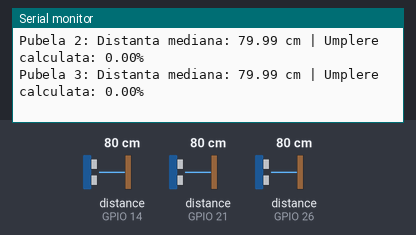
Bench run of a sketch on a simulated ESP32. Shown: the last lines printed to the serial monitor. Wiring (inferred from the names in the program): 3 × ultrasonic range finder: trigger GPIO 19, echo GPIO 21 / trigger GPIO 25, echo GPIO 26 / trigger GPIO 27, echo GPIO 14. The test bench sets the inputs (shaded band); at power-on: distance to the obstacle (sensors on GPIO 14, GPIO 21, GPIO 26) 80 cm. The echo pulse lasts 58.3 µs per cm; WiFi joins after 1.5 s; servers stay silent unless stated; uploads are accepted with an empty reply.

Above: at 3.7 s.
3.8 s: distance to the obstacle (sensor on GPIO 14) set to 2 cm
At 4.4 s:
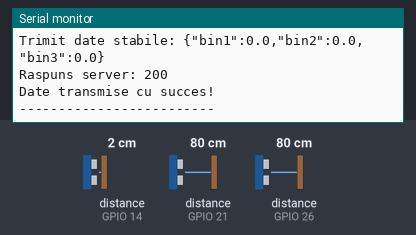
5.4 s: distance to the obstacle (sensor on GPIO 21) set to 2 cm
At 6.72 s:
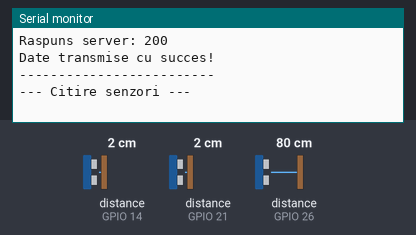
7.2 s: distance to the obstacle (sensor on GPIO 26) set to 2 cm
At 7.87 s:
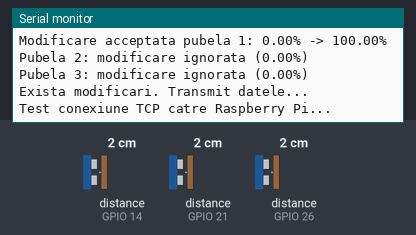
8.7 s: distance to the obstacle (sensor on GPIO 14) set to 4 cm
At 10.05 s:
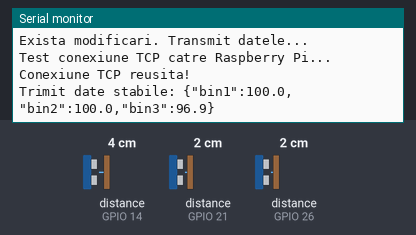
11.7 s: distance to the obstacle (sensor on GPIO 21) set to 4 cm
At 11.7 s:
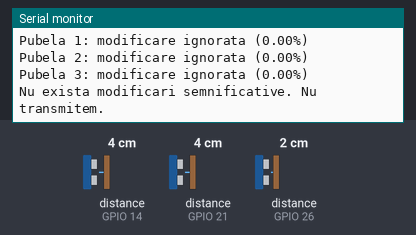
13.2 s: distance to the obstacle (sensor on GPIO 26) set to 4 cm
At 13.71 s:
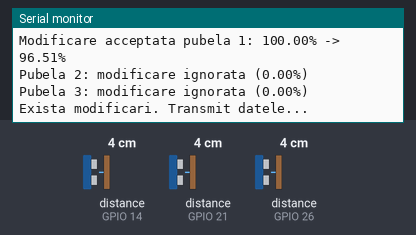
Timing chart, 0 to 15.7 s (numbered marks = the images above; inputs shaded):
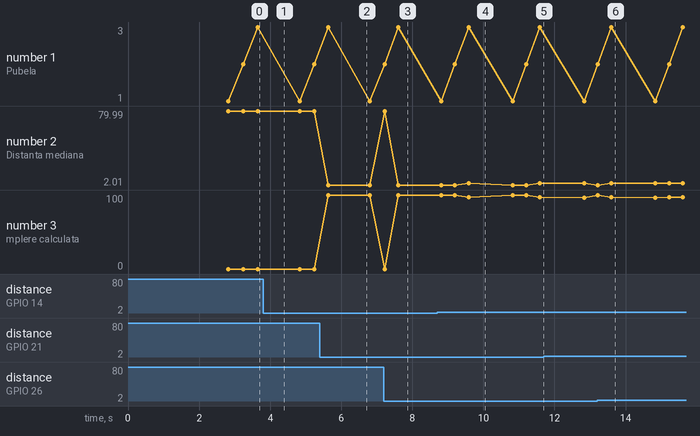

The sketch:

sensors.ino
```cpp
#include <WiFi.h>
#include <HTTPClient.h>
#include <math.h>

// Wi-Fi - Hotspot iPhone
const char* ssid = "";
const char* password = "";

// Raspberry Pi
const char* serverURL = "http://172.20.10.2:5000/api/sensors";
const char* serverIP = "172.20.10.2";
const int serverPort = 5000;

// Pinii senzorilor
const int TRIG_PINS[] = {19, 25, 27};
const int ECHO_PINS[] = {21, 26, 14};

const int NUM_SENSORS = 3;

// Calibrare individuala
const float EMPTY_DISTANCE_CM[] = {32.0, 36.0, 36.0};
const float FULL_DISTANCE_CM = 3.0;

// Filtrare
const int NUM_READINGS = 7;                  // 7 citiri per senzor
const int READING_INTERVAL_MS = 40;          // Pauza intre citiri
const float CHANGE_THRESHOLD = 3.0;          // Prag de 3 puncte procentuale

// Interval verificare senzori
const unsigned long SEND_INTERVAL = 2000;
unsigned long lastSend = 0;

// Distante si procente calculate
float distances[NUM_SENSORS];
float percentages[NUM_SENSORS];

// Ultimele valori stabile
float stablePercentages[NUM_SENSORS];
bool initialized[NUM_SENSORS] = {false, false, false};

// Indica daca exista modificari care trebuie transmise
bool pendingChanges = false;


// Conectare WiFi
bool connectWiFi() {
  WiFi.mode(WIFI_STA);
  WiFi.setSleep(false);

  Serial.println("\nConectare Wi-Fi...");
  WiFi.begin(ssid, password);

  int attempts = 0;

  while (WiFi.status() != WL_CONNECTED && attempts < 40) {
    Serial.print(".");
    delay(500);
    attempts++;
  }

  if (WiFi.status() == WL_CONNECTED) {
    Serial.println("\nWi-Fi conectat!");

    Serial.print("IP ESP32: ");
    Serial.println(WiFi.localIP());

    Serial.print("Gateway: ");
    Serial.println(WiFi.gatewayIP());

    Serial.print("Semnal Wi-Fi: ");
    Serial.print(WiFi.RSSI());
    Serial.println(" dBm");

    return true;
  }

  Serial.println("\nConectare Wi-Fi esuata!");
  return false;
}


// Calculeaza mediana unui set de valori
float calculateMedian(float values[], int count) {

  float sorted[NUM_READINGS];

  for (int i = 0; i < count; i++) {
    sorted[i] = values[i];
  }

  // Sortare crescatoare
  for (int i = 0; i < count - 1; i++) {
    for (int j = i + 1; j < count; j++) {

      if (sorted[i] > sorted[j]) {
        float aux = sorted[i];
        sorted[i] = sorted[j];
        sorted[j] = aux;
      }
    }
  }

  // Pentru 7 valori, mediana este valoarea din mijloc
  return sorted[count / 2];
}


// Citeste senzorul ultrasonic o singura data
float readSingleSensor(int index) {

  digitalWrite(TRIG_PINS[index], LOW);
  delayMicroseconds(2);

  digitalWrite(TRIG_PINS[index], HIGH);
  delayMicroseconds(10);
  digitalWrite(TRIG_PINS[index], LOW);

  long duration = pulseIn(ECHO_PINS[index], HIGH, 30000);

  if (duration == 0) {
    return -1;
  }

  return duration * 0.0343 / 2.0;
}


// Face mai multe citiri si returneaza mediana
float readFilteredSensor(int index) {

  float readings[NUM_READINGS];
  int validReadings = 0;

  for (int i = 0; i < NUM_READINGS; i++) {

    float distance = readSingleSensor(index);

    if (distance > 0) {
      readings[validReadings] = distance;
      validReadings++;
    }

    delay(READING_INTERVAL_MS);
  }

  // Avem nevoie de cel putin 4 citiri valide
  if (validReadings < 4) {
    return -1;
  }

  return calculateMedian(readings, validReadings);
}


// Calcul procent umplere
float calculatePercentage(float distance, int index) {

  float percentage =
      (EMPTY_DISTANCE_CM[index] - distance) /
      (EMPTY_DISTANCE_CM[index] - FULL_DISTANCE_CM) * 100.0;

  return constrain(percentage, 0.0, 100.0);
}


// Actualizeaza valorile stabile doar daca diferenta este suficienta
void updateStableValues() {

  for (int i = 0; i < NUM_SENSORS; i++) {

    // Prima citire valida initializeaza valoarea
    if (!initialized[i]) {

      stablePercentages[i] = percentages[i];
      initialized[i] = true;
      pendingChanges = true;

      Serial.print("Initializare pubela ");
      Serial.print(i + 1);
      Serial.print(": ");
      Serial.print(stablePercentages[i]);
      Serial.println("%");

    } else {

      float difference =
          fabs(percentages[i] - stablePercentages[i]);

      // Modificam valoarea doar daca diferenta este >= 3%
      if (difference >= CHANGE_THRESHOLD) {

        Serial.print("Modificare acceptata pubela ");
        Serial.print(i + 1);
        Serial.print(": ");
        Serial.print(stablePercentages[i]);
        Serial.print("% -> ");
        Serial.print(percentages[i]);
        Serial.println("%");

        stablePercentages[i] = percentages[i];
        pendingChanges = true;

      } else {

        Serial.print("Pubela ");
        Serial.print(i + 1);
        Serial.print(": modificare ignorata (");
        Serial.print(difference);
        Serial.println("%)");
      }
    }
  }
}


// Test conexiune TCP catre Raspberry Pi
bool testConnection() {

  WiFiClient client;

  Serial.println("\nTest conexiune TCP catre Raspberry Pi...");

  if (client.connect(serverIP, serverPort, 5000)) {
    Serial.println("Conexiune TCP reusita!");
    client.stop();
    return true;
  }

  Serial.println("Conexiune TCP esuata!");
  return false;
}


// Trimitere date catre Raspberry Pi
bool sendData() {

  if (WiFi.status() != WL_CONNECTED) {
    Serial.println("Wi-Fi deconectat!");
    return false;
  }

  if (!testConnection()) {
    Serial.println("Raspberry Pi nu este accesibil!");
    return false;
  }

  HTTPClient http;

  http.setConnectTimeout(5000);
  http.setTimeout(10000);

  if (!http.begin(serverURL)) {
    Serial.println("Initializare HTTP esuata!");
    return false;
  }

  http.addHeader("Content-Type", "application/json");

  // Trimitem valorile stabile, nu valorile brute
  String json = "{";
  json += "\"bin1\":" + String(stablePercentages[0], 1) + ",";
  json += "\"bin2\":" + String(stablePercentages[1], 1) + ",";
  json += "\"bin3\":" + String(stablePercentages[2], 1);
  json += "}";

  Serial.print("Trimit date stabile: ");
  Serial.println(json);

  int httpCode = http.POST(json);

  Serial.print("Raspuns server: ");
  Serial.println(httpCode);

  bool success = (httpCode >= 200 && httpCode < 300);

  if (httpCode > 0) {
    Serial.println(http.getString());
  } else {
    Serial.print("Eroare HTTP: ");
    Serial.println(http.errorToString(httpCode));
  }

  http.end();

  return success;
}


// Initializare
void setup() {

  Serial.begin(115200);
  delay(1000);

  Serial.println("\nPornire ESP32 cu 3 senzori si filtrare...");

  for (int i = 0; i < NUM_SENSORS; i++) {

    pinMode(TRIG_PINS[i], OUTPUT);
    pinMode(ECHO_PINS[i], INPUT);

    digitalWrite(TRIG_PINS[i], LOW);
  }

  connectWiFi();
}


// Bucla principala
void loop() {

  if (WiFi.status() != WL_CONNECTED) {

    Serial.println("\nWi-Fi deconectat. Incerc reconectarea...");

    if (!connectWiFi()) {
      delay(5000);
      return;
    }
  }

  if (millis() - lastSend >= SEND_INTERVAL) {

    lastSend = millis();

    Serial.println("\n--- Citire senzori ---");

    bool allSensorsValid = true;

    for (int i = 0; i < NUM_SENSORS; i++) {

      // Citim fiecare senzor de 7 ori si calculam mediana
      distances[i] = readFilteredSensor(i);

      Serial.print("Pubela ");
      Serial.print(i + 1);
      Serial.print(": ");

      if (distances[i] < 0) {

        Serial.println("Citiri insuficiente!");

        allSensorsValid = false;

      } else {

        percentages[i] = calculatePercentage(distances[i], i);

        Serial.print("Distanta mediana: ");
        Serial.print(distances[i]);
        Serial.print(" cm | Umplere calculata: ");
        Serial.print(percentages[i]);
        Serial.println("%");
      }

      // Evitam interferentele intre senzori
      delay(100);
    }

    // Actualizam valorile numai daca toti senzorii au raspuns
    if (allSensorsValid) {

      updateStableValues();

      // Asteptam initializarea tuturor celor 3 senzori
      if (initialized[0] && initialized[1] && initialized[2]) {

        if (pendingChanges) {

          Serial.println("Exista modificari. Transmit datele...");

          if (sendData()) {
            pendingChanges = false;
            Serial.println("Date transmise cu succes!");
          } else {
            Serial.println("Transmitere esuata. Vom reincerca.");
          }

        } else {

          Serial.println("Nu exista modificari semnificative. Nu transmitem.");
        }
      }

    } else {

      Serial.println("Citire incompleta. Pastram valorile anterioare.");
    }

    Serial.println("-------------------------");
  }

  delay(10);
}
```

Measured:
- after the input at 8.7 s, the serial monitor: prints a new line after 0.88 s (image 4)
- plotted number 2: 2.01 → 4.01 after the input at 8.7 s
- plotted number 3: 100 → 96.93 after the input at 8.7 s, 96.93 → 96.51 after the input at 11.7 s
